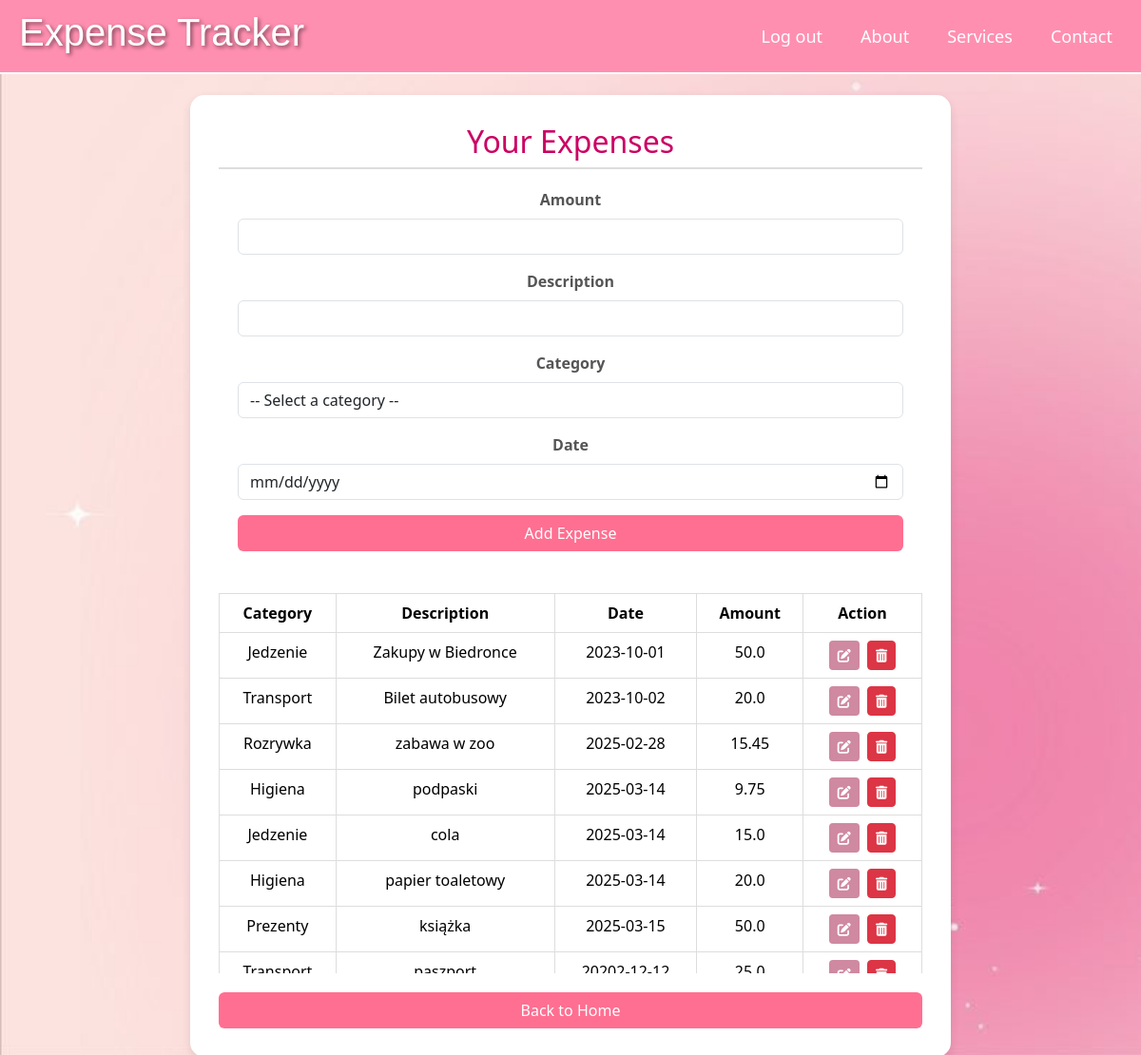
The page /dashboard (signed in) on the database as committed earlier.
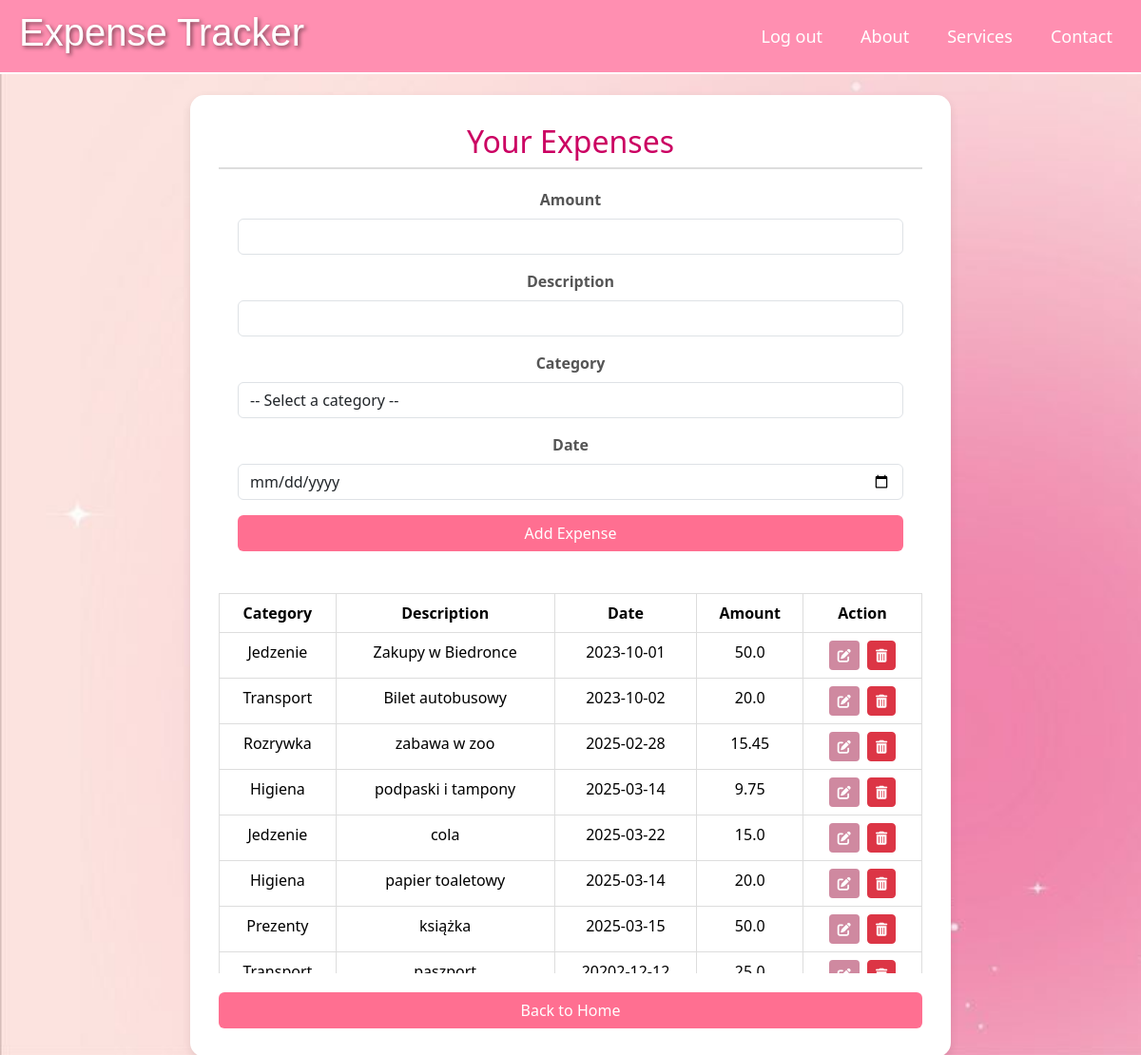
The same page on the database as committed later.
### tables this page shows
CREATE TABLE expenses (
    id INTEGER PRIMARY KEY AUTOINCREMENT,
    user_id INTEGER NOT NULL,
    category_id INTEGER NOT NULL,
    amount REAL NOT NULL,
    description TEXT,
    date DATETIME NOT NULL,
    FOREIGN KEY (user_id) REFERENCES users(id),
    FOREIGN KEY (category_id) REFERENCES categories(id)
);

CREATE TABLE categories (
    id INTEGER PRIMARY KEY AUTOINCREMENT,
    name TEXT NOT NULL,
    user_id INTEGER NOT NULL,
    FOREIGN KEY (user_id) REFERENCES users(id)
);

### app.py (the view)
@app.route('/dashboard')
def dashboard():
    if 'user_id' not in session:
        flash('Please log in to access the dashboard.', 'error')
        return redirect(url_for('index'))
    user_id = session['user_id']
    conn = get_db_connection()
    expenses = conn.execute('''
        SELECT expenses.id, expenses.amount, expenses.description, expenses.date,
               categories.name AS category
        FROM expenses
        JOIN categories ON expenses.category_id = categories.id
        WHERE expenses.user_id = ?
    ''', (user_id,)).fetchall()
    categories = conn.execute('SELECT * FROM categories WHERE user_id = ?', (user_id,)).fetchall()
    print("Expenses:", expenses)
    print("Categories:", categories)
    conn.close()
    return render_template('dashboard.html',expenses=expenses, categories=categories)

### app.py (called while the page is built)
def get_db_connection():
    conn = sqlite3.connect('expense_tracker.db')
    conn.row_factory = sqlite3.Row
    return conn

### templates/dashboard.html (shortened to what this page needs)
<!DOCTYPE html>
<html lang="en">
<head>
    <link rel="stylesheet" href="{{ url_for('static', filename='css/style.css') }}">
    <link href="https://cdn.jsdelivr.net/npm/bootstrap@5.3.3/dist/css/bootstrap.min.css" rel="stylesheet">
    <link rel="stylesheet" href="https://cdnjs.cloudflare.com/ajax/libs/font-awesome/6.0.0-beta3/css/all.min.css">
</head>
<body>
    <header>
        <h1>Expense Tracker</h1>
        <nav>
            <ul class="main-menu">
                <li><a href="{{ url_for('index') }}">Log out</a></li>
                <li><a href="#">About</a></li>
                <li><a href="#">Services</a></li>
                <li><a href="#">Contact</a></li>
            </ul>
        </nav>
    </header>
    <div class="dashboard-container">
        <h2>Your Expenses</h2>
        <form action="{{ url_for('add_expense') }}" method="post" class="mb-4">
            <div class="mb-3">
                <label for="amount" class="form-label">Amount</label>
                <input type="number" step="0.01" class="form-control" id="amount" name="amount" required min="0">
            </div>
            <div class="mb-3">
                <label for="description" class="form-label">Description</label>
                <input type="text" class="form-control" id="description" name="description" required>
            </div>
            <div class="mb-3">
                <label for="category" class="form-label">Category</label>
                <select class="form-control" id="category" name="category_id" required>
                    <option value="" disabled selected>-- Select a category --</option>
                </select>
            </div>
            <div class="mb-3">
                <label for="date" class="form-label">Date</label>
                <input type="date" class="form-control" id="date" name="date" required>
            </div>
            <button type="submit" class="btn btn-login">Add Expense</button>
        </form>
        <div class="table-container">
            <table class="table">
                <thead>
                    <tr>
                        <th>Category</th>
                        <th>Description</th>
                        <th>Date</th>
                        <th>Amount</th>
                        <th>Action</th>
                    </tr>
                </thead>
                <tbody>
                    {% for expense in expenses %}
                        <tr>
                            <td>{{ expense.category }}</td>
                            <td>{{ expense.description }}</td>
                            <td>{{ expense.date }}</td>
                            <td>{{ expense.amount }}</td>
                            <td>
                                <button class="btn btn-edit btn-sm" data-expense-id="{{ expense.id }}">
                                    <i class="fas fa-edit"></i>
                                </button>
                                <button class="btn btn-danger btn-sm delete-btn" data-expense-id="{{ expense.id }}">
                                    <i class="fas fa-trash-alt"></i>
                                </button>
                            </td>
                        </tr>
                    {% endfor %}
                </tbody>
            </table>
        </div>
        <a href="{{ url_for('index') }}" class="btn btn-login">Back to Home</a>
    </div>
</body>
</html>

### static/css/style.css (style rules this page uses)
header { display: flex; justify-content: space-between; align-items: center; background: #ff8fb1; padding: 10px 20px; border-bottom: 2px solid #ffffff; position: fixed; top: 0; left: 0; width: 100%; z-index: 1000; }
h1 { font-family: 'Franklin Gothic Medium', 'Arial Narrow', Arial, sans-serif; color: white !important; text-shadow: 2px 2px 4px rgba(0, 0, 0, 0.5); margin: 0; font-size: 24px; }
h2 { color:rgb(203, 0, 98) !important; }
body { background-image: url('/static/images/background_pink.jpg') !important; background-size: cover; background-repeat: no-repeat; }
.dashboard-container { background: #ffffff; padding: 30px; border-radius: 15px; box-shadow: 0 4px 10px rgba(0, 0, 0, 0.1); max-width: 800px; margin: 0 auto; margin-top: 100px; text-align: center; position: relative; min-height: 80vh; }
.table-container { max-height: 400px; overflow-y: auto; margin-bottom: 20px; }
.table { width: 100%; border-collapse: collapse; }
.table th, .table td { padding: 10px; border: 1px solid #ddd; }
.table th { background: #ff8fb1; color: white; }
.form-label { font-weight: bold; color: #555; user-select: none; }
.btn-login { background: #ff6f91 !important; color: white !important; border: none; padding: 10px 20px; border-radius: 8px; font-size: 16px; cursor: pointer; transition: background 0.3s ease; width: 100%; }
.form-control { border-radius: 8px; border: 1px solid #ddd; padding: 10px; margin-bottom: 15px; }
form { position: sticky; bottom: 0; background: white; padding: 20px; border-top: 2px solid #ddd; z-index: 100; }
.main-menu { list-style: none; margin: 0; padding: 0; display: flex; gap: 20px; }
.main-menu li { margin: 0; }
.main-menu a { color: white; text-decoration: none; font-size: 18px; padding: 5px 10px; border-radius: 5px; transition: background 0.3s ease; }
.btn-edit, .btn-danger { padding: 5px 10px; border-radius: 5px; font-size: 14px; cursor: pointer; transition: background 0.3s ease; margin: 0 2px; }
.btn-edit { background: #cf89a0 !important; color: white !important; border: none; }
.btn-danger { background: #dc3545 !important; color: white !important; border: none; }

Rows that differ between the two databases and show on the page:
changed expenses: description "podpaski" → "podpaski i tampony"
changed expenses "cola": date "2025-03-14" → "2025-03-22"
